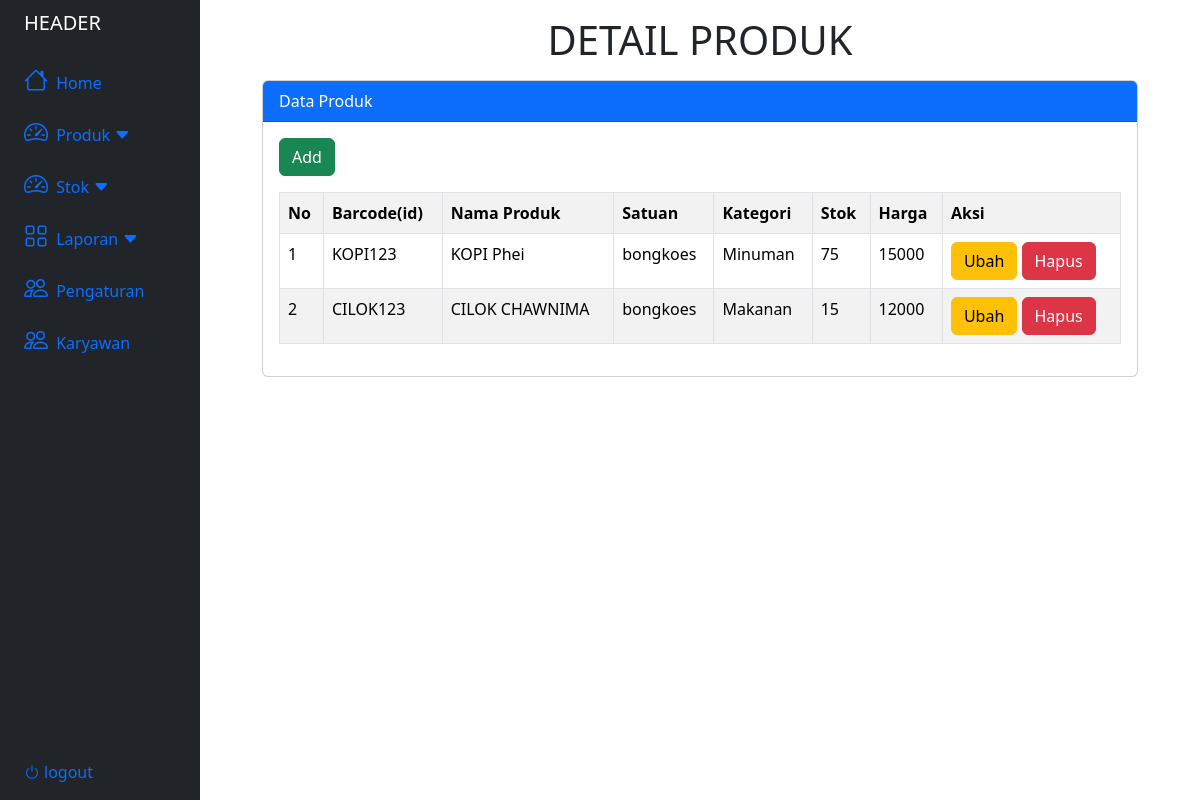
The app's page /Produk_FINAL/produk.php, older data.
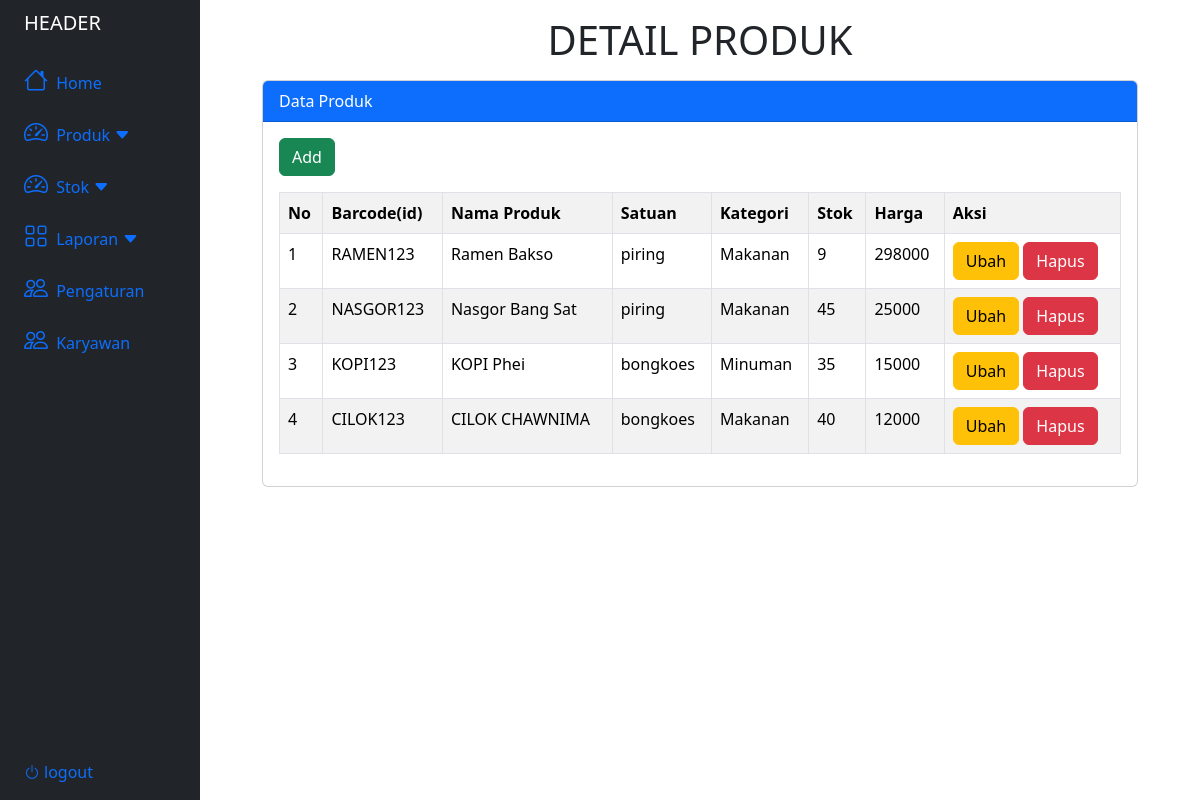
The same page, newer data.
### tables this page shows
CREATE TABLE `produk` (
  `id_produk` varchar(50) NOT NULL,
  `nama_produk` varchar(50) NOT NULL,
  `satuan` int(50) NOT NULL,
  `kategori` int(50) NOT NULL,
  `harga` int(50) NOT NULL,
  `stok` int(50) NOT NULL DEFAULT 0
);

CREATE TABLE `satuan` (
  `id_satuan` int(11) NOT NULL,
  `nama_satuan` varchar(25) NOT NULL
);

CREATE TABLE `kategori` (
  `id_ktg` int(11) NOT NULL,
  `Nama_Kategori` varchar(255) NOT NULL
);

### Produk_FINAL/produk.php (the view, shortened to what this page needs)
<?php
    include("../database.php");
?>
<!DOCTYPE html>
<html lang="en">
<head>
    <link rel="stylesheet" href="https://cdnjs.cloudflare.com/ajax/libs/font-awesome/6.0.0/css/all.min.css">
    <link rel="stylesheet" href="https://cdn.jsdelivr.net/npm/bootstrap-icons@1.11.1/font/bootstrap-icons.css">
    <link href="https://cdn.jsdelivr.net/npm/bootstrap@5.3.2/dist/css/bootstrap.min.css" rel="stylesheet">
    <link rel="stylesheet" href="produkStyle.css">
</head>
<body>
    <div class="container-fluid">
        <div class="row flex-nowrap">
          <?php
          include("../header.php");
          ?>
            <div class="container col-9">
                <h1 class="text-center mt-3">DETAIL PRODUK</h1>
                <div class="card mt-3">
                    <div class="card-header bg-primary text-white">
                        Data Produk
                    </div>
                    <div class="card-body">
                        <button type="button" class="btn btn-success mb-3" data-bs-toggle="modal" data-bs-target="#addModal">
                            Add
                        </button>
                        <table class="table table-bordered table-striped table-hover">
                            <tr>
                                <th>No</th>
                                <th>Barcode(id)</th>
                                <th>Nama Produk</th>
                                <th>Satuan</th>
                                <th>Kategori</th>
                                <th>Stok</th>
                                <th>Harga</th>
                                <th>Aksi</th>
                            </tr>
                            <?php
                                $no = 1;
                                $tampil = mysqli_query($conn, "SELECT * FROM produk ORDER BY id_produk DESC");
                                while($data = mysqli_fetch_array($tampil)):
                                    $satuan = mysqli_query($conn, "SELECT * FROM satuan WHERE id_satuan = $data[satuan]");
                                    $data_satuan = mysqli_fetch_assoc($satuan);
                                    $kategori = mysqli_query($conn, "SELECT * FROM kategori WHERE id_ktg = $data[kategori]");
                                    $data_kategori = mysqli_fetch_assoc($kategori);
                            ?>
                            <tr>
                                <td><?= $no++?></td>
                                <td><?= $data['id_produk']?></td>
                                <td><?= $data['nama_produk']?></td>
                                <td><?= $data_satuan['nama_satuan']?></td>
                                <td><?= $data_kategori['Nama_Kategori']?></td>
                                <td><?= $data['stok']?></td>
                                <td><?= $data['harga']?></td>
                                <td>
                                    <a href="#" class="btn btn-warning" data-bs-toggle="modal" data-bs-target="#editModal<?= $no?>">Ubah</a>
                                    <a href="#" class="btn btn-danger" data-bs-toggle="modal" data-bs-target="#deleteModal<?= $no?>">Hapus</a>
                                </td>
                            </tr>
                            <?php endwhile; ?>
                        </table>
                    </div>
                </div>
            </div>
        </div>
    </div>
</body>
</html>

### header.php (shortened to what this page needs)
<!DOCTYPE html>
<html lang="en">
<head>
    <link rel="stylesheet" href="https://cdnjs.cloudflare.com/ajax/libs/font-awesome/6.0.0/css/all.min.css">
    <link rel="stylesheet" href="https://cdn.jsdelivr.net/npm/bootstrap-icons@1.11.1/font/bootstrap-icons.css">
    <link href="https://cdn.jsdelivr.net/npm/bootstrap@5.3.2/dist/css/bootstrap.min.css" rel="stylesheet">
</head>
<body>
    <div class="col-auto col-md-3 col-xl-2 px-sm-2 px-0 bg-dark">
        <div class="d-flex flex-column align-items-center align-items-sm-start px-3 pt-2 text-white min-vh-100">
            <div class="d-flex align-items-center pb-3 mb-md-0 me-md-auto text-white text-decoration-none">
                <span class="fs-5 d-none d-sm-inline">HEADER</span>
            </div>
            <ul class="nav nav-pills flex-column mb-sm-auto mb-0 align-items-center align-items-sm-start" id="menu">
                <li class="nav-item">
                    <a href="//localhost//website/login.php" class="nav-link align-middle px-0">
                        <i class="fs-4 bi-house"></i> <span class="ms-1 d-none d-sm-inline">Home</span>
                    </a>
                </li>
                <li class="nav-item">
                    <a href="#submenu1" data-bs-toggle="collapse" class="nav-link px-0 align-middle" role="button" aria-expanded="false" aria-controls="submenu1">
                        <i class="fs-4 bi-speedometer2"></i> <span class="ms-1 d-none d-sm-inline">Produk</span>
                        <i class="bi bi-caret-down-fill"></i>
                    </a>
                </li>
                <li class="nav-item">
                    <a href="#submenu2" data-bs-toggle="collapse" class="nav-link px-0 align-middle">
                        <i class="fs-4 bi-speedometer2"></i>
                        <span class="ms-1 d-none d-sm-inline">Stok</span>
                        <i class="bi bi-caret-down-fill"></i>
                    </a>
                </li>
                <li class="nav-item">
                    <a href="#submenu3" data-bs-toggle="collapse" class="nav-link px-0 align-middle">
                        <i class="fs-4 bi-grid"></i> <span class="ms-1 d-none d-sm-inline">Laporan</span>
                        <i class="bi bi-caret-down-fill"></i>
                    </a>
                </li>
                <li class="nav-item">
                    <a href="//localhost//website/pengaturan/pengaturan.php" class="nav-link px-0 align-middle">
                        <i class="fs-4 bi-people"></i> <span class="ms-1 d-none d-sm-inline">Pengaturan</span> </a>
                </li>
                <li class="nav-item">
                    <a href="//localhost//website/karyawan/karyawan.php" class="nav-link px-0 align-middle">
                        <i class="fs-4 bi-people"></i> <span class="ms-1 d-none d-sm-inline">Karyawan</span> </a>
                </li>
                <li class="nav-item position-absolute bottom-0 mb-2">
                    <a href="//localhost//website/logout.php" id="logouttt" class="nav-link px-0 align-middle">
                        <i class="bi bi-power"></i><span class="ms-1 d-none d-sm-inline">logout</span> </a>
                </li>
            </ul>
        </div>
    </div>
</body>

Row changes from the older to the newer data that the page shows:
added produk: id_produk "RAMEN123", nama_produk "Ramen Bakso", satuan.nama_satuan "piring", kategori.Nama_Kategori "Makanan", stok "9", harga "298000"
added produk: id_produk "NASGOR123", nama_produk "Nasgor Bang Sat", satuan.nama_satuan "piring", kategori.Nama_Kategori "Makanan", stok "45", harga "25000"
changed produk "KOPI123": stok "75" → "35"
changed produk "CILOK123": stok "15" → "40"
